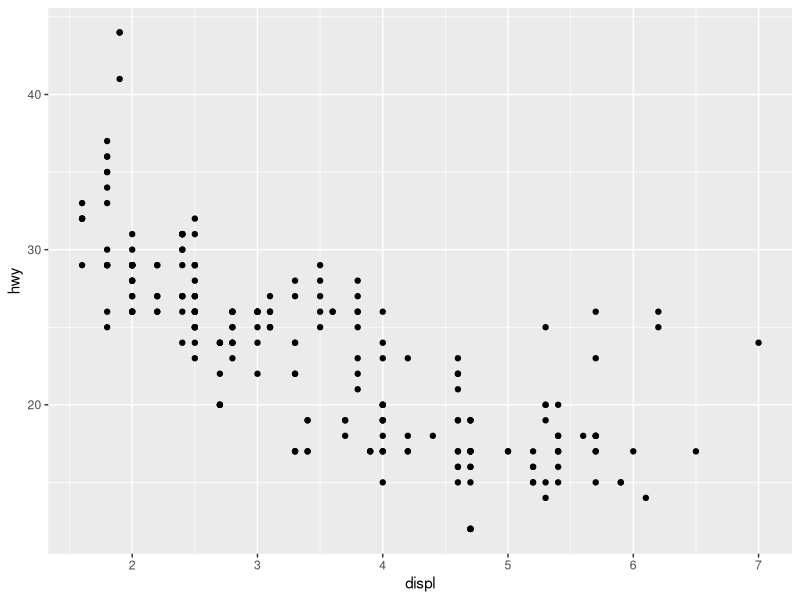
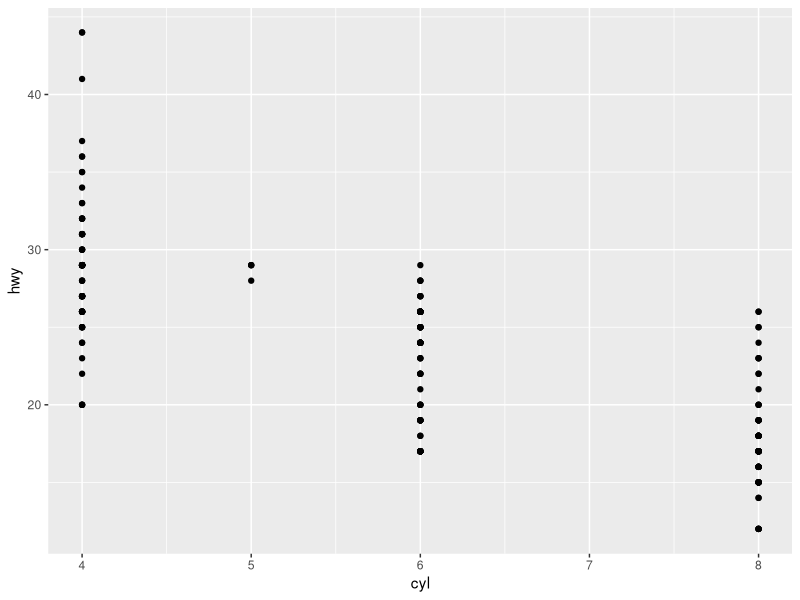
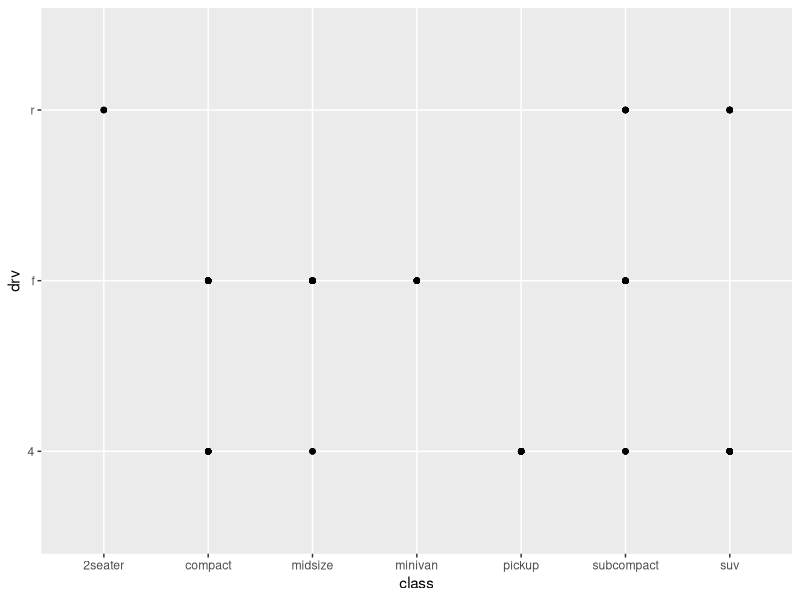
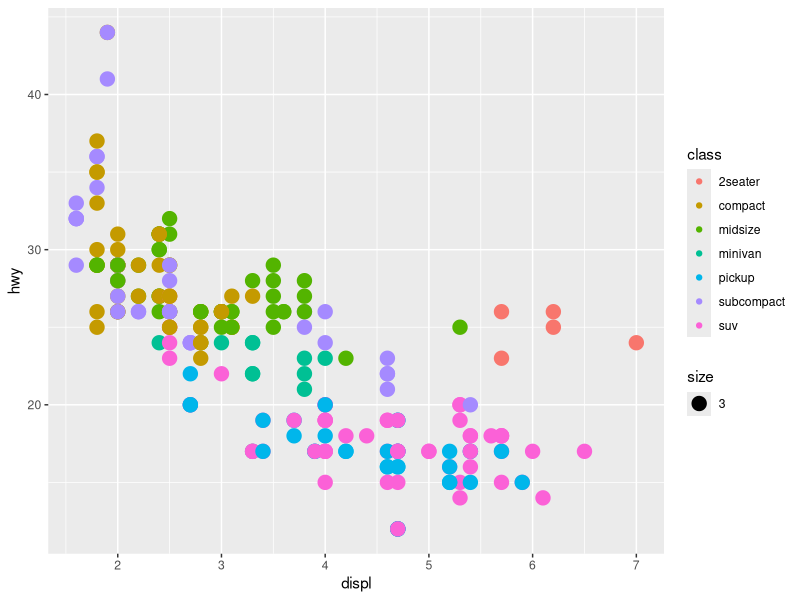
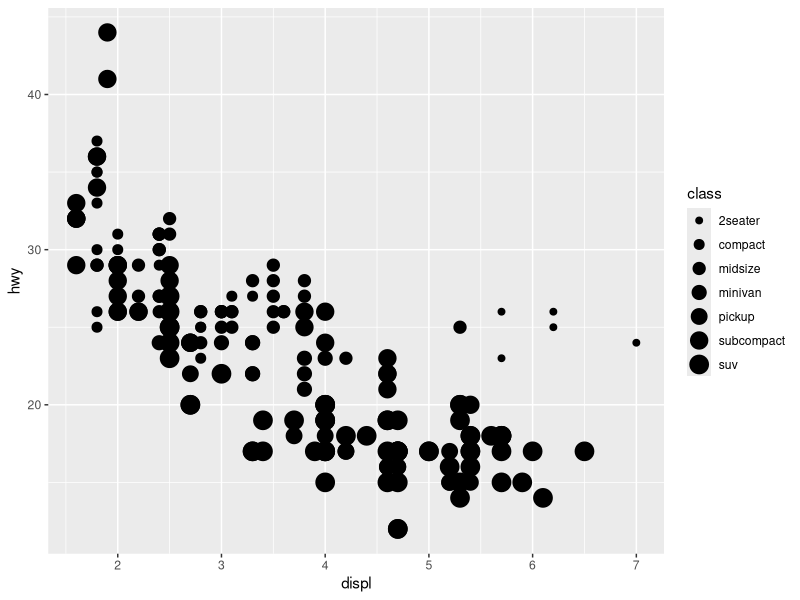
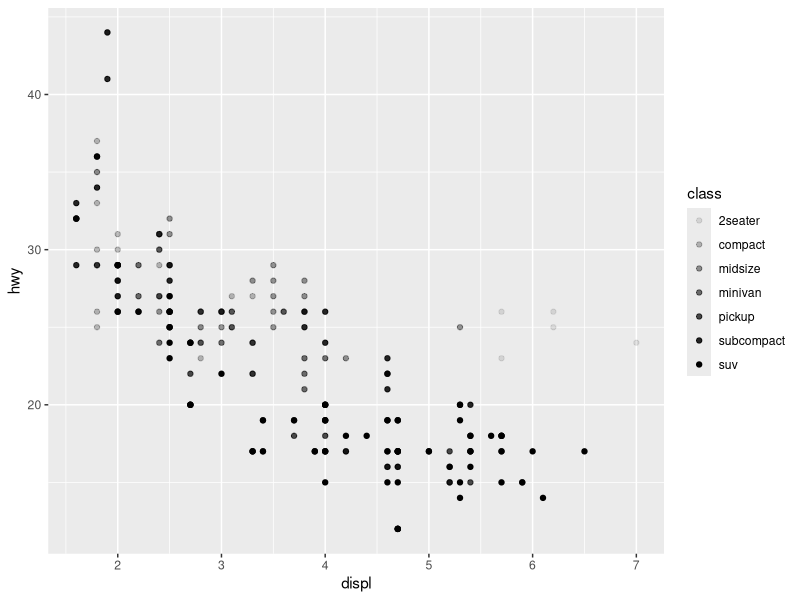
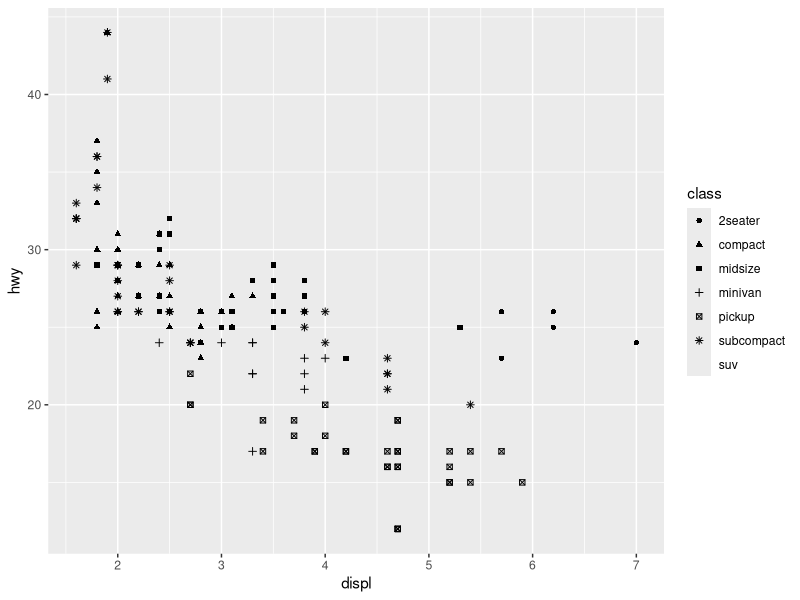
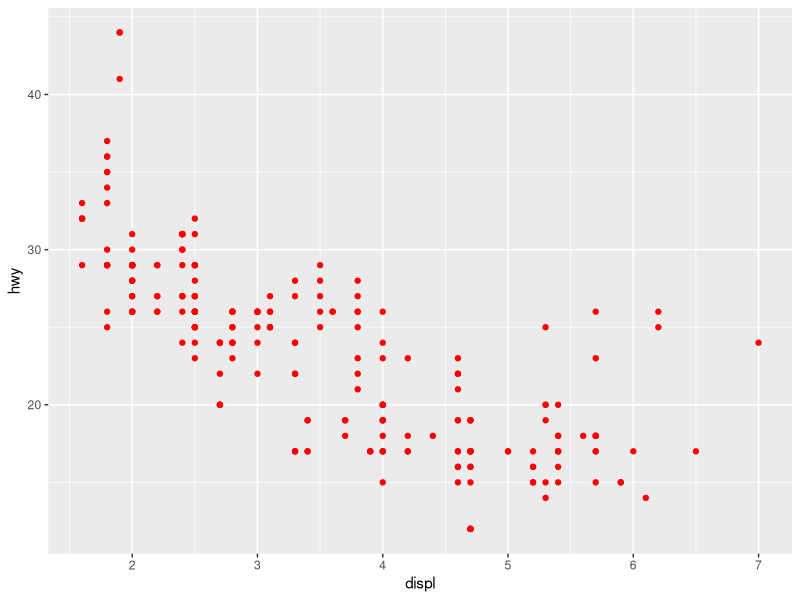

These charts were generated, in order, by the following R code:
options(device = "windows")
# loading the library
library(tidyverse)

# the dataset to use
mpg

# creating a ggplot
windows();
ggplot(data = mpg) +
  geom_point(mapping = aes(x = displ, y = hwy))

# number of rows
nrow(mtcars)
ncol(mtcars)

# hwy vs cyl
ggplot(data = mpg) +
  geom_point(mapping = aes(x = cyl, y = hwy))

# class vs drv
ggplot(data = mpg) +
  geom_point(mapping = aes(x = class, y = drv))

# displ vs hwy by class
ggplot(data = mpg) +
  geom_point(mapping = aes(x = displ, y = hwy, color = class, size = 3))

ggplot(data = mpg) +
  geom_point(mapping = aes(x = displ, y = hwy, size = class))

ggplot(data = mpg) +
  geom_point(mapping = aes(x = displ, y = hwy, alpha = class))

ggplot(data = mpg) +
  geom_point(mapping = aes(x = displ, y = hwy, shape = class))

ggplot(data = mpg) +
  geom_point(mapping = aes(x = displ, y = hwy), color = 'red')


## Facets
ggplot(data = mpg) +
  geom_point(mapping = aes(x = displ, y = hwy)) +
  facet_wrap(~ class, nrow = 3)

ggplot(data = mpg) +
  geom_point(mapping = aes(x = displ, y = hwy)) +
  facet_wrap(drv ~ cyl)

# facet with a continuos variable
ggplot(data = mpg) +
  geom_point(mapping = aes(x = displ, y = hwy)) +
  facet_wrap(~ displ)

# rrow wise plot
ggplot(data = mpg) +
  geom_point(mapping = aes(x = displ, y = hwy)) +
  facet_grid(cyl ~ .)

# column wise plot
ggplot(data = mpg) +
  geom_point(mapping = aes(x = displ, y = hwy)) +
  facet_grid(. ~ drv)

# GEOMETRIC POINTS
